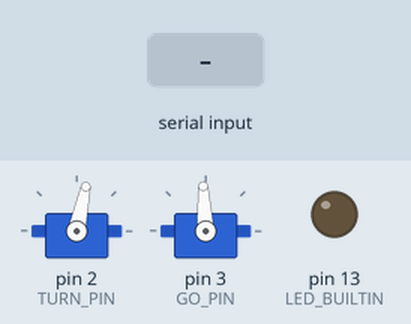
This sketch was run on a simulated Arduino Uno, built with avr-gcc and run on an emulated ATmega328P. On the bench: 2 × servo, output pins drawn as LEDs (lit = HIGH). The test bench sets the inputs (shaded band).

Above: at 1.2 s.
1.3 s: "GOO" received over the second serial link
At 2.3 s:
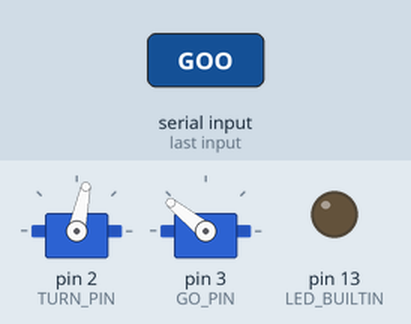
2.8 s: "BAC" received over the second serial link
At 3.4 s:
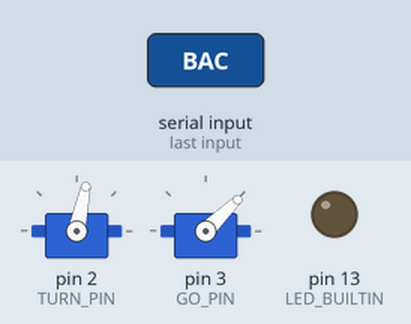
4.3 s: "STG" received over the second serial link
At 5.7 s:
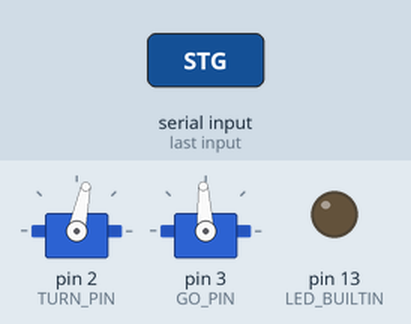
Timing chart, 0 to 7.3 s (numbered marks = the images above; inputs shaded):
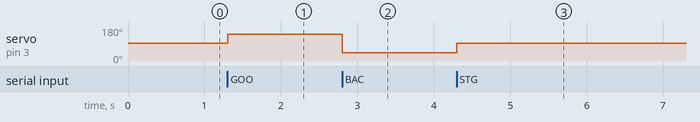

The sketch:

Diecast_2_BT_rc_Arduino_code.ino
```cpp
#include <SoftwareSerial.h>
#include <Servo.h>
SoftwareSerial BTserial(4, 5); // RX | TX

#define TURN_PIN 2
#define GO_PIN 3
#define MIN_TURN 700
#define MAX_TURN 2000
#define STOP_SPEED 1500
#define MAX_SPEED_GO 2000
#define MAX_SPEED_BACK 1000
Servo turn;
Servo sgo;
char command;
String string;
int svangle = 0;
int slideBarValue = 50;
int index = 0;
String aCmd;

int speeds = STOP_SPEED;
int gear = 0;

void carGo(int st){
  sgo.writeMicroseconds(st);
  delay(10);
}

void setup()
{
  //Serial.begin( 9600 );//115200
  BTserial.begin( 38400 );
  pinMode(LED_BUILTIN, OUTPUT);
  turn.attach(TURN_PIN);
  svangle = map(slideBarValue, 0, 100, MIN_TURN, MAX_TURN);
  turn.writeMicroseconds(svangle);

  sgo.attach(GO_PIN);
  sgo.writeMicroseconds(speeds);
  //Serial.println("Setup done!");
}

void ledOn()
{
  digitalWrite(LED_BUILTIN, HIGH);
  delay(10);
}

void ledOff()
{
  digitalWrite(LED_BUILTIN, LOW);
  delay(10);
}

void writeString(String stringData) { // Used to serially push out a String with Serial.write()
  for (int i = 0; i < stringData.length(); i++)
  {
    BTserial.write(stringData[i]);   // Push each char 1 by 1 on each loop pass
  }
}

void sendAck(String toSend){
   char payload[toSend.length()+1];
   toSend.toCharArray(payload, sizeof(payload));
   BTserial.write((uint8_t *)payload,sizeof(payload));
}

void loop()
{
  string = "";
  while(BTserial.available() > 0)
  {
    command = ((byte)BTserial.read());
    if(command == ':')
    {
      break;
    }
    else
    {
      string += command;
    }
    delay(1);
  }
  //if(string != "")  Serial.println(string);

  while( string.length() >= 3 ){
      aCmd = string.substring(0, 3);
      string = string.substring(3);
      //Serial.println(" " + aCmd);

      index = aCmd.lastIndexOf("T");
      if( aCmd == "GOO"  ){
        // Move the car
        carGo(MAX_SPEED_GO);
      } else if( aCmd == "STG" ){
        carGo(STOP_SPEED);
        // Stop the car
      } else if( aCmd == "BAC" ){
        // Move the car back
        carGo(MAX_SPEED_BACK);
      } else if( aCmd == "STB" ){
        // Stop the car
        carGo(STOP_SPEED);
      } else if( index == 0 ){
        // Turn left/right: cmd = "T<value from 0 to 100>"
          slideBarValue = aCmd.substring(index+1).toInt();
          //Serial.println(slideBarValue );
          if( slideBarValue > 0 ){
            //turn.attach(TURN_PIN);
            svangle = map(slideBarValue, 0, 100, MIN_TURN, MAX_TURN);
            turn.writeMicroseconds(svangle);
          }
      } else if ( aCmd.lastIndexOf("S") == 0 ){
        speeds = aCmd.substring(1).toInt();
        if( speeds > 0 ){
          speeds -= 15;
          if( gear == 3 ){
            sgo.writeMicroseconds( map(speeds, 0, 100, STOP_SPEED, MAX_SPEED_GO) );
          } else if( gear == 1 ){
            sgo.writeMicroseconds( map(speeds, 0, 100, STOP_SPEED, MAX_SPEED_BACK) );
          }
          delay(10);
        }
      } else if ( aCmd.lastIndexOf("G") == 0 ){
        gear = aCmd.substring(1).toInt();
      }
  }
}
```

Measured:
- after the input at 1.3 s, servo on pin 3 (GO_PIN): 93° → 141° at once
- after the input at 2.8 s, servo on pin 3 (GO_PIN): 141° → 44° at once
- after the input at 4.3 s, servo on pin 3 (GO_PIN): 44° → 93° at once
